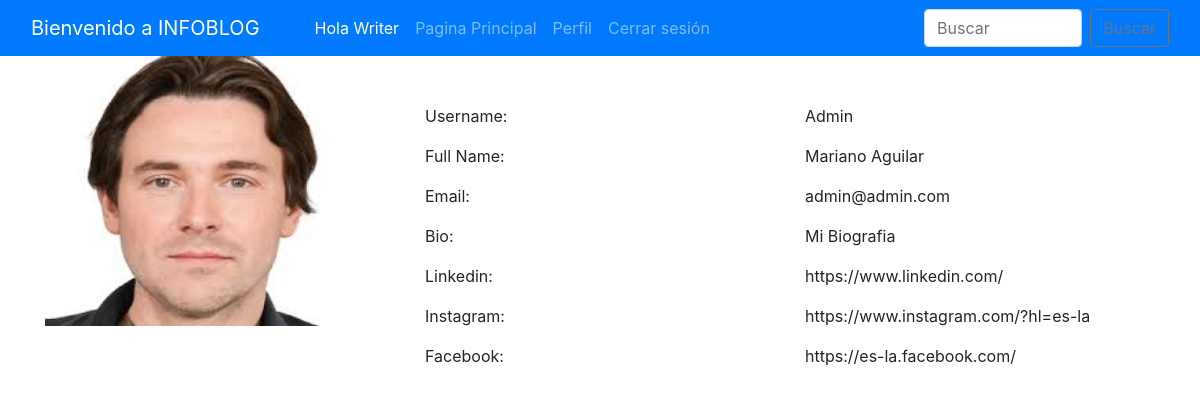
/user_profile/21/ (signed in), run on the app's committed database.
### home/models.py (models this page shows, shortened)
class BlogPost(models.Model):
    title=models.CharField(max_length=255)
    author= models.ForeignKey(User, on_delete=models.CASCADE)
    category = models.CharField(max_length=130)
    slug=models.CharField(max_length=130)
    content=models.TextField()
    image = models.ImageField(upload_to="profile_pics", blank=True, null=True)
    dateTime=models.DateTimeField(auto_now_add=True)

class Profile(models.Model):
    user = models.OneToOneField(User, on_delete=models.CASCADE, blank=True, null=True)
    image = models.ImageField(upload_to="profile_pics", blank=True, null=True)
    bio = models.TextField(blank=True, null=True)
    phone_no = models.IntegerField(blank=True, null=True)
    facebook = models.CharField(max_length=300, blank=True, null=True)
    instagram = models.CharField(max_length=300, blank=True, null=True)
    linkedin = models.CharField(max_length=300, blank=True, null=True)

### home/views.py (the view)
# urls.py: path("user_profile/<int:myid>/", views.user_profile, name="user_profile"),
def user_profile(request, myid):
    post = BlogPost.objects.filter(id=myid)
    return render(request, "user_profile.html", {'post':post})

### home/templates/user_profile.html (shortened to what this page needs)
{% extends 'base.html' %}
{% block body %}
<div class="container profile">
            <form method="post">
                <div class="row">
                    {% for i in post %}
                    <div class="col-md-4">
                        <div class="profile-img">
                            {% if i.author.profile.image %}
                            <img src="{{i.author.profile.image.url}}" alt="" width="310px" height="270px">
                            {% endif %}
                        </div>
                    </div>
                    <div class="col-md-8">
                        <div class="profile-tab">
                            <div class="tab-pane">
                                <br><br>
                                        <div class="row">
                                            <div class="col-md-6">
                                                <label>Username:</label>
                                            </div>
                                            <div class="col-md-6">
                                                <p>{{i.author}}</p>
                                            </div>
                                        </div>
                                        <div class="row">
                                            <div class="col-md-6">
                                                <label>Full Name:</label>
                                            </div>
                                            <div class="col-md-6">
                                                <p>{{i.author.get_full_name}}</p>
                                            </div>
                                        </div>
                                        <div class="row">
                                            <div class="col-md-6">
                                                <label>Email:</label>
                                            </div>
                                            <div class="col-md-6">
                                                <p>{{i.author.email}}</p>
                                            </div>
                                        </div>
                                        <div class="row">
                                            <div class="col-md-6">
                                                <label>Bio:</label>
                                            </div>
                                            <div class="col-md-6">
                                                <p>{{i.author.profile.bio}}</p>
                                            </div>
                                        </div>
                                        {% if i.author.profile.linkedin %}
                                        <div class="row">
                                            <div class="col-md-6">
                                                <label>Linkedin:</label>
                                            </div>
                                            <div class="col-md-6">
                                                <p>{{i.author.profile.linkedin}}</p>
                                            </div>
                                        </div>
                                        {% endif %}
                                        {% if i.author.profile.instagram %}
                                        <div class="row">
                                            <div class="col-md-6">
                                                <label>Instagram:</label>
                                            </div>
                                            <div class="col-md-6">
                                                <p>{{i.author.profile.instagram}}</p>
                                            </div>
                                        </div>
                                        {% endif %}
                                        {% if i.author.profile.facebook %}
                                        <div class="row">
                                            <div class="col-md-6">
                                                <label>Facebook:</label>
                                            </div>
                                            <div class="col-md-6">
                                                <p>{{i.author.profile.facebook}}</p>
                                            </div>
                                        </div>
                                        {% endif %}
                                        {% endfor %}
                            </div>
                        </div>
                    </div>
            </form>
            </div>
        {% endblock %}

### home/templates/base.html (shortened to what this page needs)
<!doctype html>
<html lang="en">
  <head>
    <link href="//maxcdn.bootstrapcdn.com/bootstrap/4.1.1/css/bootstrap.min.css" rel="stylesheet" id="bootstrap-css">
    <link href="https://cdn.jsdelivr.net/npm/bootstrap@5.0.2/dist/css/bootstrap.min.css" rel="stylesheet">
    <link rel="stylesheet" href="https://maxcdn.bootstrapcdn.com/bootstrap/4.0.0/css/bootstrap.min.css">
  </head>
  <body>
    <nav class="navbar navbar-expand-lg navbar-dark bg-primary sticky-top" style="color: rgb(17, 13, 13);">
        <div class="container-fluid">
          <a class="navbar-brand" href="#">Bienvenido a INFOBLOG</a>
          <div class="collapse navbar-collapse" id="navbarSupportedContent">
          <div class="container mx-3">
            <ul class="navbar-nav me-auto mb-2 mb-lg-0">
              <li class="nav-item">
                <a class="nav-link active" href="#">Hola {{request.user}}</a>
              </li>
              <li class="nav-item">
                <a class="nav-link {% block homeactive %} {% endblock homeactive %}" aria-current="page" href="/">Pagina Principal</a>
              </li>
              {% if user.is_authenticated %}
              <li class="nav-item">
                <a class="nav-link {% block profileactive %} {% endblock profileactive %}" href="/profile/">Perfil</a>
              </li>
              <li class="nav-item">
                <a class="nav-link" href="/logout/">Cerrar sesión</a>
              </li>
              {% endif %}
            </ul>
            </div>
            <form class="d-flex" method="POST" action="/search/"> {% csrf_token %}
              <input class="form-control me-2" type="search" placeholder="Buscar" name="searched" id="searched" aria-label="Search">
              <button href="/search/" class="btn btn-outline-secondary" type="submit">Buscar</button>
            </form>
          </div>
        </div>
      </nav>
      {% block body %}
      {% endblock %}
</body>
</html>

### data on the page
BlogPost: author.profile.image (picture), author "Admin", author.get_full_name "Mariano Aguilar", author.email "admin@admin.com", author.profile.bio "Mi Biografia", author.profile.linkedin "https://www.linkedin.com/", author.profile.instagram "https://www.instagram.com/?hl=es-la", author.profile.facebook "https://es-la.facebook.com/"

### other printed values
{{ request.user }} "Writer"
